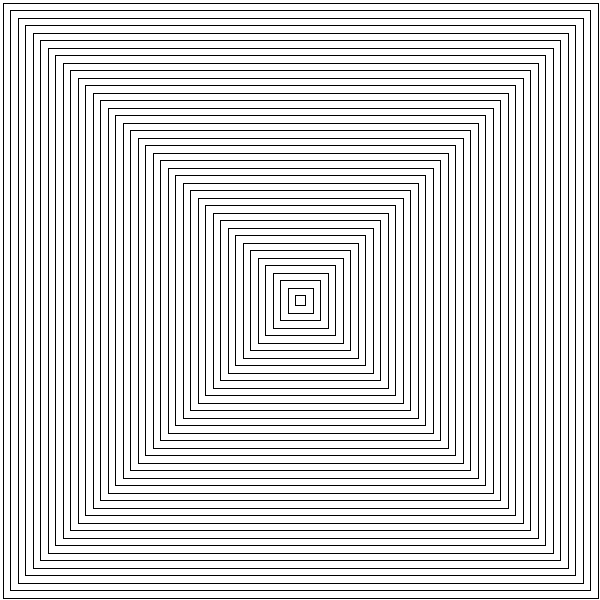
Frame 1 (no input)
Frame 2 (the mouse pressed at the canvas centre, redrawn once): identical to frame 1, image omitted

The Processing sketch that drew this single still picture (run headless with seeded random() and noise(); the mouse was pressed at the canvas centre and the sketch redrawn once):

// Processing sketch: W3_D1
// ── W3_D1.pde
int diam=10;
int number= 10;

void setup(){

noLoop();


size(600,600);
background(255);

noFill();
stroke(0);

// Karen Lang 
/*while (diam<width) {
  ellipse(width/2, height/2, diam, diam);
  diam+=5;
}*/



}


void draw(){

   for(int i=0; i<number; i++){
      
     for(int j=0; j<number ; j++){
     
         squareIt();
         
     }
   
   }
  



}

void squareIt(){

  
  while (diam<width) {
  rect(width/2-diam/2, height/2-diam/2, diam, diam);
  diam+=15;
  
}

}
